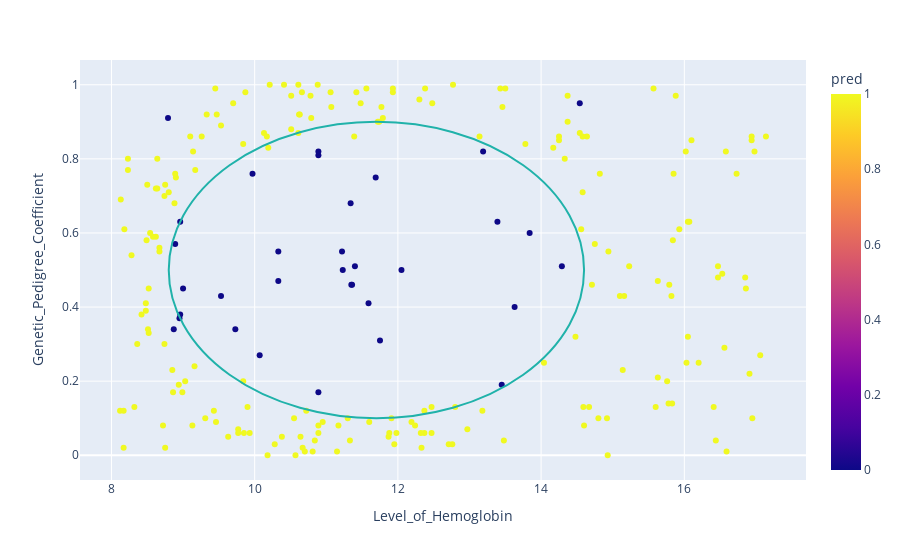

Notebook code cell kept with this figure:
### Markdown cell above
<span style="color:red">False negatives has been reduced to 21% from 39%</span>

### Code cell
t = X_test.copy()
t['truth'] = Y_test.values
t['pred'] = Y_pred_xg
t['errors'] = Y_test.values.flatten() == Y_pred_xg
import plotly.express as px
fig = px.scatter(t[t.truth == 1], x="Level_of_Hemoglobin", y="Genetic_Pedigree_Coefficient", color="pred")
fig.add_shape(type="circle",
    xref="x", yref="y",
    x0=8.8, y0=0.1, x1=14.6, y1=0.9,
    line_color="LightSeaGreen",
)

fig.show()

### Figure 1 — Plotly figure (JSON) as saved in the notebook; plotly's stock layout.template omitted (floating-point values rounded to 4 significant figures; data arrays with more than 128 entries replaced by an {"elided": "..."} marker saying what was removed)
{"data": [{"hoverlabel": {"namelength": 0}, "hovertemplate": "Level_of_Hemoglobin=%{x}<br>Genetic_Pedigree_Coefficient=%{y}<br>pred=%{marker.color}", "legendgroup": "", "marker": {"color": {"elided": "235 int values"}, "coloraxis": "coloraxis", "symbol": "circle"}, "mode": "markers", "name": "", "showlegend": false, "type": "scatter", "x": {"elided": "235 float values"}, "xaxis": "x", "y": {"elided": "235 float values"}, "yaxis": "y"}], "layout": {"coloraxis": {"colorbar": {"title": {"text": "pred"}}, "colorscale": [[0, "#0d0887"], [0.1111, "#46039f"], [0.2222, "#7201a8"], [0.3333, "#9c179e"], [0.4444, "#bd3786"], [0.5556, "#d8576b"], [0.6667, "#ed7953"], [0.7778, "#fb9f3a"], [0.8889, "#fdca26"], [1, "#f0f921"]]}, "legend": {"tracegroupgap": 0}, "margin": {"t": 60}, "shapes": [{"line": {"color": "LightSeaGreen"}, "type": "circle", "x0": 8.8, "x1": 14.6, "xref": "x", "y0": 0.1, "y1": 0.9, "yref": "y"}], "xaxis": {"anchor": "y", "domain": [0, 1], "title": {"text": "Level_of_Hemoglobin"}}, "yaxis": {"anchor": "x", "domain": [0, 1], "title": {"text": "Genetic_Pedigree_Coefficient"}}}}
